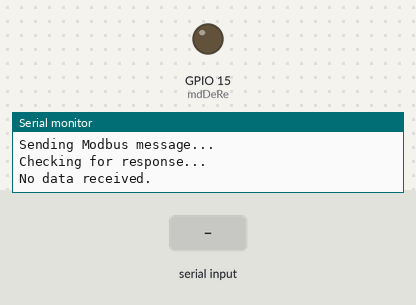
The sketch below on a simulated ESP32. Parts: output pins drawn as LEDs (lit = HIGH), the last lines printed to the serial monitor. The test bench sets the inputs (shaded band).

Above: at 11.1 s.
11.2 s: "1" received over the second serial link
At 15.42 s:
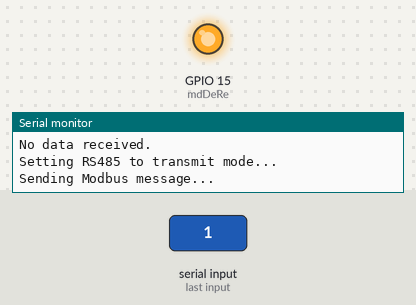
Timing chart, 0 to 27.1 s (numbered marks = the images above; inputs shaded):
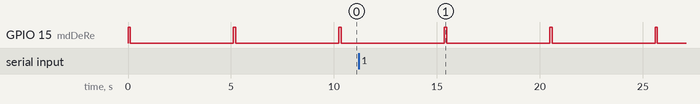

The sketch:

stepper_runMotor_rs485.ino
```cpp
// Include necessary headers for Arduino and serial communication
#include <Arduino.h>
#include <HardwareSerial.h>
#include <string.h>

// Define GPIO pins for RS485 communication
const int mdDeRe = 15;  // DE/RE pin for controlling transmit/receive mode
const int rxPin = 16;   // RX pin for receiving data
const int txPin = 17;   // TX pin for transmitting data

HardwareSerial mySerial(2); // Use UART2

// Function declarations
uint16_t calculateCRC16(const uint8_t* data, size_t length);
void appendCRC(uint8_t* message, size_t length);
void initializeMotor();
void sendMessage(uint8_t* message, size_t length);

// Setup function to initialize serial communication and motor
void setup() {
  pinMode(mdDeRe, OUTPUT);
  digitalWrite(mdDeRe, LOW); // Set to receive mode initially

  mySerial.begin(9600, SERIAL_8N1, rxPin, txPin); // Initialize UART2
  Serial.begin(9600);    // Initialize Serial Monitor for debugging

  // Initialize motor and set to continuous run
  initializeMotor();
}

// Main loop function (empty for now)
void loop() {
  // Main loop can be used for other tasks
}

// CRC calculation function
uint16_t calculateCRC16(const uint8_t* data, size_t length) {
    uint16_t crc = 0xFFFF;
    for (size_t i = 0; i < length; i++) {
        crc ^= data[i];
        for (uint8_t j = 0; j < 8; j++) {
            if (crc & 0x0001) {
                crc >>= 1;
                crc ^= 0xA001;
            } else {
                crc >>= 1;
            }
        }
    }
    return crc;
}

// Function to append CRC to the message
void appendCRC(uint8_t* message, size_t length) {
    uint16_t crc = calculateCRC16(message, length);
    message[length] = crc & 0xFF;       // Low byte of CRC
    message[length + 1] = (crc >> 8) & 0xFF; // High byte of CRC
}

// Function to initialize and start motor
void initializeMotor() {
  // Define Modbus messages to set motor parameters and trigger motion
  uint8_t velocityModePR0[] = {0x01, 0x06, 0x62, 0x00, 0x00, 0x02};    // Set Velocity Mode for PR0
  uint8_t setVelocity0[] = {0x01, 0x06, 0x62, 0x03, 0x00, 0x3C};      // Set velocity to 60 RPM for PR0
  uint8_t triggerPR0[] = {0x01, 0x06, 0x60, 0x02, 0x00, 0x10};       // Trigger PR0 motion
  uint8_t velocityModePR1[] = {0x01, 0x06, 0x62, 0x08, 0x00, 0x02}; // Set Velocity Mode for PR1
  uint8_t setVelocity1[] = {0x01, 0x06, 0x62, 0x0B, 0x00, 0xC8};   // Set velocity to 200 RPM for PR1
  uint8_t triggerPR1[] = {0x01, 0x06, 0x60, 0x02, 0x00, 0x11};     // Trigger PR1 motion

  // Define the lengths of the original messages
  size_t velocityModePR0Length = sizeof(velocityModePR0);
  size_t setVelocity0Length = sizeof(setVelocity0);
  size_t triggerPR0Length = sizeof(triggerPR0);
  size_t velocityModePR1Length = sizeof(velocityModePR1);
  size_t setVelocity1Length = sizeof(setVelocity1);
  size_t triggerPR1Length = sizeof(triggerPR1);

  // Create buffers with space for CRC
  uint8_t velocityModePR0WithCRC[velocityModePR0Length + 2];
  uint8_t setVelocity0WithCRC[setVelocity0Length + 2];
  uint8_t triggerPR0WithCRC[triggerPR0Length + 2];
  uint8_t velocityModePR1WithCRC[velocityModePR1Length + 2];
  uint8_t setVelocity1WithCRC[setVelocity1Length + 2];
  uint8_t triggerPR1WithCRC[triggerPR1Length + 2];

  // Copy original messages to buffers
  memcpy(velocityModePR0WithCRC, velocityModePR0, velocityModePR0Length);
  memcpy(setVelocity0WithCRC, setVelocity0, setVelocity0Length);
  memcpy(triggerPR0WithCRC, triggerPR0, triggerPR0Length);
  memcpy(velocityModePR1WithCRC, velocityModePR1, velocityModePR1Length);
  memcpy(setVelocity1WithCRC, setVelocity1, setVelocity1Length);
  memcpy(triggerPR1WithCRC, triggerPR1, triggerPR1Length);

  // Calculate and append CRC
  appendCRC(velocityModePR0WithCRC, velocityModePR0Length);
  appendCRC(setVelocity0WithCRC, setVelocity0Length);
  appendCRC(triggerPR0WithCRC, triggerPR0Length);
  appendCRC(velocityModePR1WithCRC, velocityModePR1Length);
  appendCRC(setVelocity1WithCRC, setVelocity1Length);
  appendCRC(triggerPR1WithCRC, triggerPR1Length);

  // Send messages to initialize and start motor
  uint8_t* messages[] = {
    velocityModePR0WithCRC,
    setVelocity0WithCRC,
    triggerPR0WithCRC,
    velocityModePR1WithCRC,
    setVelocity1WithCRC,
    triggerPR1WithCRC
  };

  // Array of message lengths
  size_t messageLengths[] = {
    velocityModePR0Length + 2,
    setVelocity0Length + 2,
    triggerPR0Length + 2,
    velocityModePR1Length + 2,
    setVelocity1Length + 2,
    triggerPR1Length + 2
  };

  // Send each message for PR0
  for (int i = 0; i < 3; i++) {
    // Set RS485 to transmit mode
    Serial.println("Setting RS485 to transmit mode...");
    digitalWrite(mdDeRe, HIGH);
    delay(10); // Ensure the pin state is stable

    // Send Modbus message
    Serial.println("Sending Modbus message...");
    mySerial.write(messages[i], messageLengths[i]);
    mySerial.flush(); // Ensure all data is sent
    delay(100); // Short delay to ensure message is sent completely

    // Set RS485 to receive mode
    digitalWrite(mdDeRe, LOW);
    delay(10); // Short delay to allow for mode switch

    // Read response from slave
    Serial.println("Checking for response...");
    if (mySerial.available()) {
      Serial.println("Data received:");
      while (mySerial.available() > 0) {
        byte incomingByte = mySerial.read();
        Serial.print(incomingByte, HEX);
        Serial.print(" ");
      }
      Serial.println();
    } else {
      Serial.println("No data received.");
    }

    delay(5000); // Delay before sending the next message
  }

  // Send each message for PR1
  for (int i = 3; i < 6; i++) {
    // Set RS485 to transmit mode
    Serial.println("Setting RS485 to transmit mode...");
    digitalWrite(mdDeRe, HIGH);
    delay(10); // Ensure the pin state is stable

    // Send Modbus message
    Serial.println("Sending Modbus message...");
    mySerial.write(messages[i], messageLengths[i]);
    mySerial.flush(); // Ensure all data is sent
    delay(100); // Short delay to ensure message is sent completely

    // Set RS485 to receive mode
    digitalWrite(mdDeRe, LOW);
    delay(10); // Short delay to allow for mode switch

    // Read response from slave
    Serial.println("Checking for response...");
    if (mySerial.available()) {
      Serial.println("Data received:");
      while (mySerial.available() > 0) {
        byte incomingByte = mySerial.read();
        Serial.print(incomingByte, HEX);
        Serial.print(" ");
      }
      Serial.println();
    } else {
      Serial.println("No data received.");
    }

    delay(5000); // Delay before sending the next message
  }
}
```

Measured:
- by itself, GPIO 15 (mdDeRe): alternates HIGH for 0.11 s and LOW for 5.0 s
